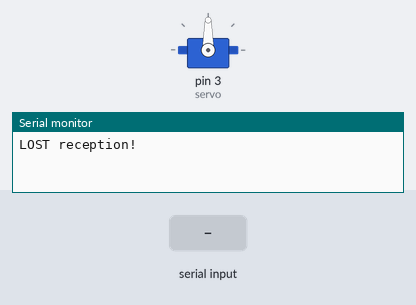
Simulated run of this sketch. Board: Arduino Uno, built with avr-gcc and run on an emulated ATmega328P. Parts: servo, the last lines printed to the serial monitor. Inputs (shaded band) come from the test bench.

Above: at 1.2 s.
1.3 s: byte 30 received over Serial
At 1.7 s:
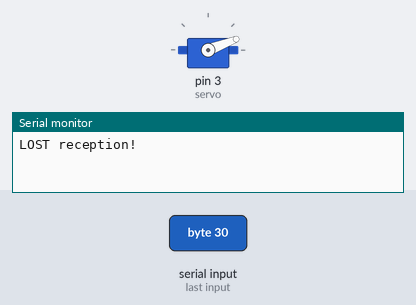
3.3 s: byte 90 received over Serial
At 3.7 s:
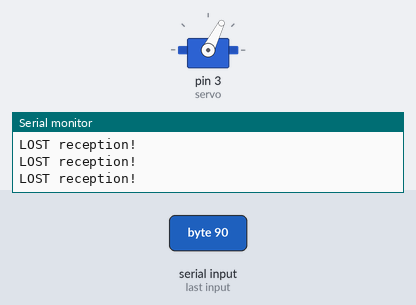
Timing chart, 0 to 6.3 s (numbered marks = the images above; inputs shaded):
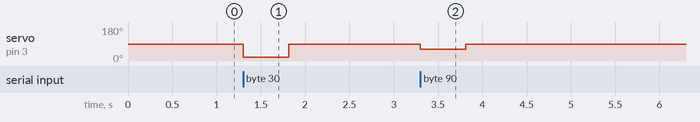

The sketch:

beetle_receiver_servo.ino
```cpp
//receiver sketch, tested on Bluno Beetle (Arduino Uno)
//with Bluetooth BLE and servo on PWM Digital pin 3


#include <Servo.h>

//time out to go to neutral, in millisecond
#define LOST_CONNECTION_TIME_OUT_MS 500

Servo servo;

//servo value in range [0..180], 90 is neutral, 0 is full 'reverse',
//180 full forward
int servoNeutral = 90;

void setup() {


  //connect to digital PWM pin3 (for example Bluno Beetle D3 PWM)
  servo.attach(3);

  //start servo in neutral position
  servo.write(servoNeutral);

  ///this Serial is both for Bluetooth BLE and Serial USB monitor
  Serial.begin(115200);               //initial the Serial

}

//time-out timers for disconnection and Serial print
int lastConnection = 0;
int printCount = 0;

void loop()
{
  lastConnection++;
  printCount++;

    if(Serial.available())
    {
      lastConnection = 0;
        int val = Serial.read();    //send what has been received

        int servoVal = map(val, 0, 255, 0, 179);
        servo.write(servoVal);
        if (printCount>1000)
        {
          printCount = 0;
          Serial.print("Serial input:");
          Serial.println(val);
        }
     //   Serial.print("servoVal:");
     //   Serial.println(servoVal);
    } else
    {
      if (lastConnection>LOST_CONNECTION_TIME_OUT_MS)
      {
        //lost connection to transmitter, go to neutral
       servo.write(servoNeutral);

        //don't flood the Serial channel, print each 100ms maximum
        if (printCount>1000)
        {
          printCount = 0;
          Serial.println("LOST reception!");
        }
      }
    }

    ///wait 1ms for time-out timers
    delay(1);

}
```

Measured:
- after the input at 1.3 s, servo on pin 3 (servo): 90° → 21° at once, → 90° 0.51 s later
- after the input at 3.3 s, servo on pin 3 (servo): 90° → 63° at once, → 90° 0.51 s later
